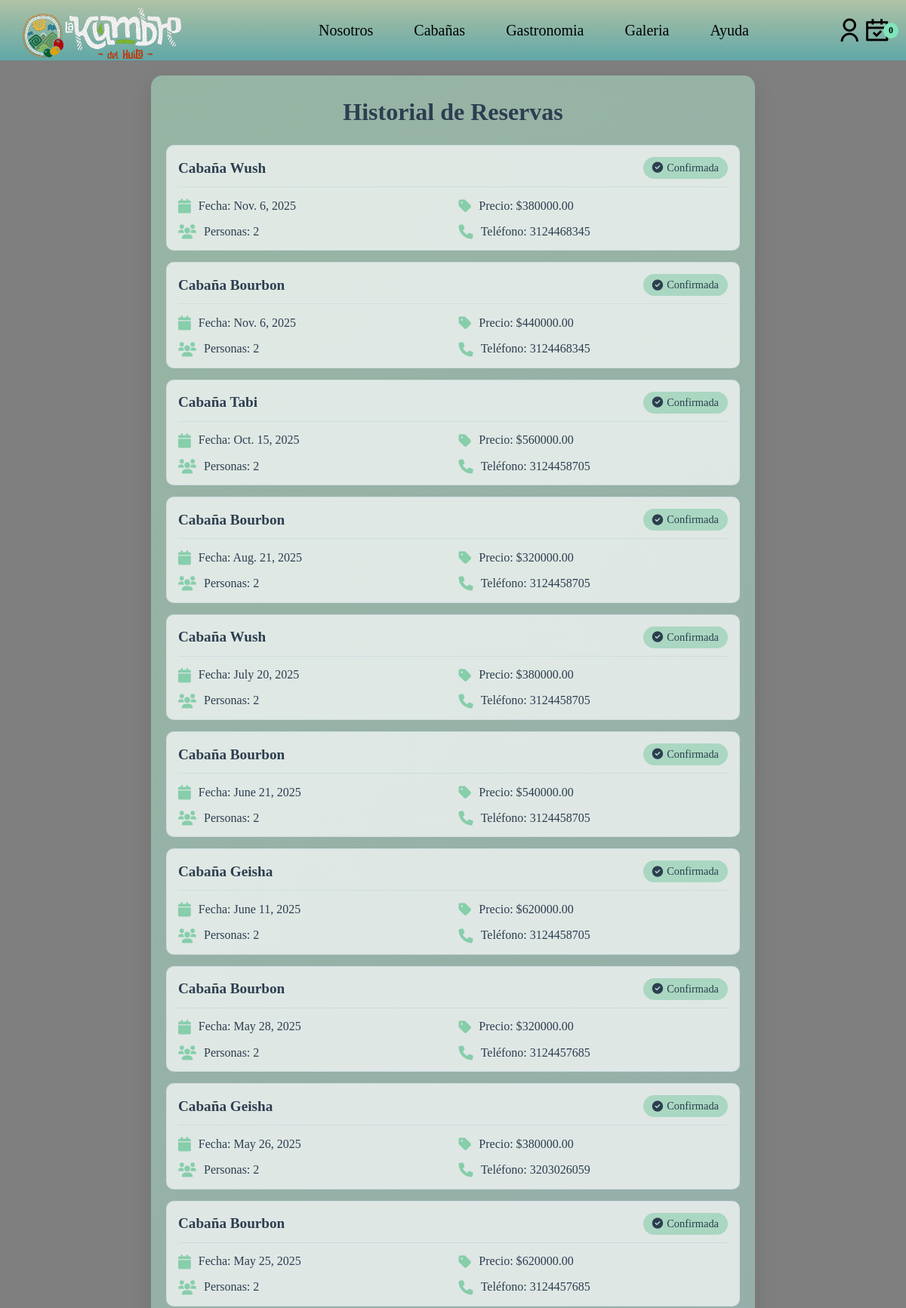
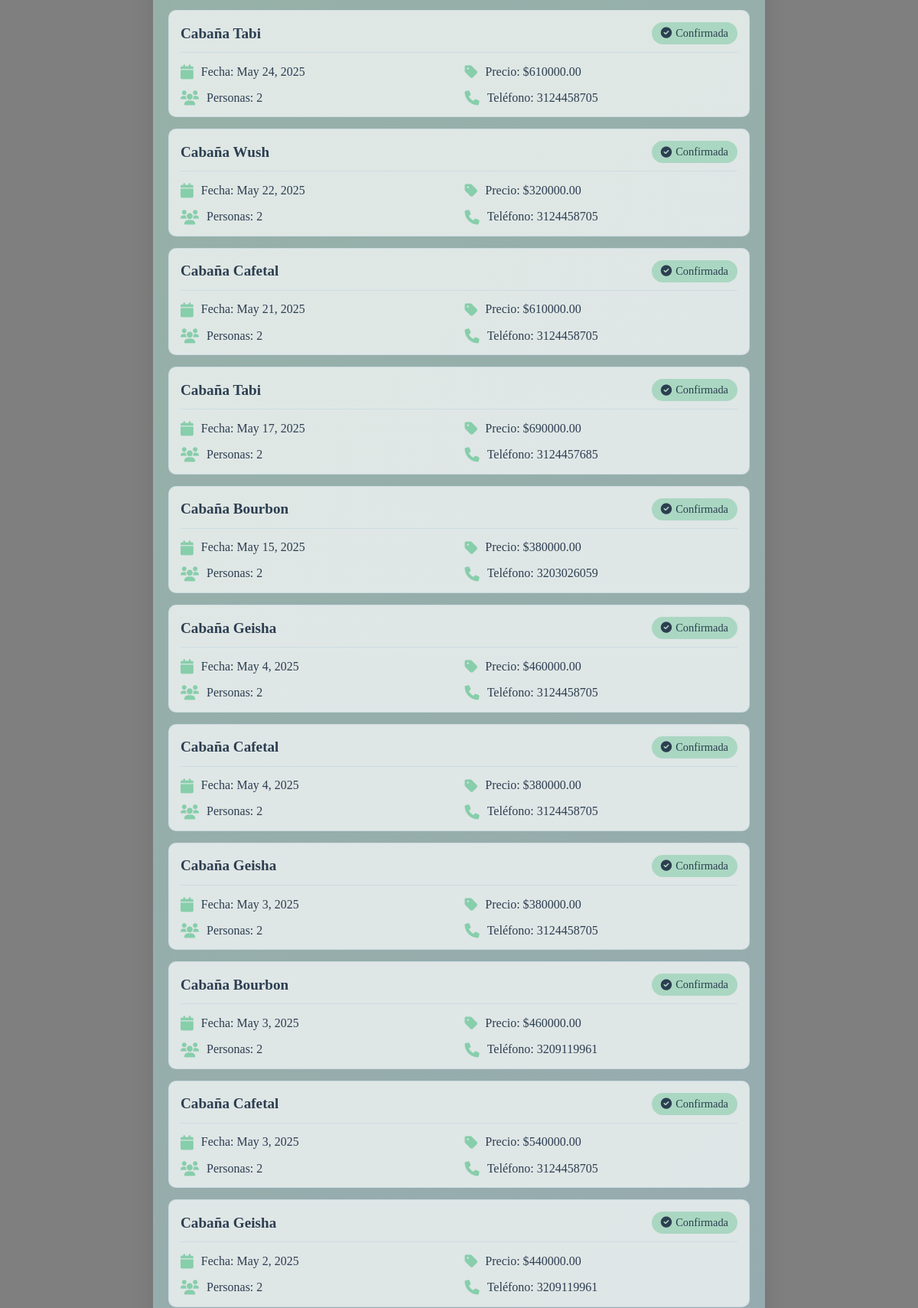
Page /historial/ (signed in, upper part) on the committed database (2 pictures, top to bottom).
### kumbre/models.py (models this page shows, shortened)
class Reserva(models.Model):
    usuario = models.ForeignKey(User, on_delete=models.CASCADE)
    cabana = models.CharField(max_length=100)  # Nombre de la cabaña
    fecha = models.DateField()
    precio = models.DecimalField(max_digits=10, decimal_places=2, default=0.0) # Precio de la cabaña
    telefono = models.CharField(max_length=15)  # Teléfono del usuario
    numero_personas = models.PositiveIntegerField()  # Número de personas en la reserva
    personas_adicionales = models.PositiveIntegerField(default=0)  # Número de personas adicionales
    precio_personas_adicionales = models.DecimalField(max_digits=10, decimal_places=2, default=0.0)  # Precio por personas adicionales
    estado = models.CharField(max_length=50, choices=[('Pendiente', 'Pendiente'), ('Aprobada', 'Aprobada')])
    confirmada = models.BooleanField(default=False)
    class Meta:
        unique_together = ('cabana', 'fecha')

### kumbre/views.py (the view)
# urls.py: path('historial/', views.historial, name='historial'),
@login_required
def historial(request):
    reservas = Reserva.objects.filter(usuario=request.user).order_by('-fecha')
    compras = Compra.objects.filter(usuario=request.user).order_by('-fecha_creacion')
    return render(request, 'historial.html', {
        'reservas': reservas,
        'compras': compras
    })

### kumbre/context_processors.py (called while the page is built)
def cart_count(request):
    if request.user.is_authenticated:
        count = Reserva.objects.filter(usuario=request.user, confirmada=False).count()
    else:
        count = 0
    return {'cart_count': count}

### kumbre/templates/historial.html (shortened to what this page needs)
{% extends 'base.html' %}
{% load static %}
{% block content %}
<link rel="stylesheet" href="{% static 'styles/historial.css' %}">
<link rel="stylesheet" href="https://cdnjs.cloudflare.com/ajax/libs/font-awesome/6.0.0-beta3/css/all.min.css">
    <div id="reservas" class="tab-content active">
        <div class="container reservas-container">
            <div class="reservas-section">
                <h1>Historial de Reservas</h1>
                {% if reservas %}
                    <div class="reservas-historial">
                        {% for reserva in reservas %}
                            <div class="reserva-item">
                                <div class="reserva-header">
                                    <span class="reserva-cabana">{{ reserva.cabana }}</span>
                                    <span class="reserva-estado {% if reserva.confirmada %}confirmada{% else %}pendiente{% endif %}">
                                        {% if reserva.confirmada %}
                                            <i class="fas fa-check-circle"></i> Confirmada
                                        {% else %}
                                            <i class="fas fa-clock"></i> Pendiente
                                        {% endif %}
                                    </span>
                                </div>
                                <div class="reserva-detalles">
                                    <div class="reserva-dato">
                                        <i class="fas fa-calendar"></i> Fecha: {{ reserva.fecha }}
                                    </div>
                                    <div class="reserva-dato">
                                        <i class="fas fa-tag"></i> Precio: ${{ reserva.precio }}
                                    </div>
                                    <div class="reserva-dato">
                                        <i class="fas fa-users"></i> Personas: {{ reserva.numero_personas }}
                                    </div>
                                    <div class="reserva-dato">
                                        <i class="fas fa-phone"></i> Teléfono: {{ reserva.telefono }}
                                    </div>
                                </div>
                            </div>
                        {% endfor %}
                    </div>
                {% else %}
                    <div class="no-reservas">
                        <p>No tienes reservas actualmente.</p>
                        <a href="{% url 'cabanas' %}" class="boton1">Hacer una reserva</a>
                    </div>
                {% endif %}
            </div>
        </div>
    </div>
{% endblock %}

### kumbre/static/styles/style.css (style rules this page uses)
* { box-sizing: border-box; margin: 0; padding: 0; text-decoration: none; list-style: none; -webkit-tap-highlight-color: transparent; }
body::before { content: ""; background-image: url('/static/img/dji_fly_20230711_174052_291_1689395541244_photo.webp'); background-size: cover; background-position: center; background-repeat: no-repeat; position: fixed; top: 0; left: 0; width: 100%; height: 100%; z-index: -2; }
body::after { content: ""; background-color: rgba(0, 0, 0, 0.5); position: fixed; top: 0; left: 0; width: 100%; height: 100%; z-index: -1; }
.container { display: flex; flex-direction: row; height: 300px; width: 100%; }
body { padding-bottom: 0px; }

### kumbre/static/styles/historial.css (style rules this page uses)
:root { --pastel-green: #87CEAB; --pastel-blue: #A4C2D6; --pastel-green-light: #C5E1A5; --pastel-blue-light: #B3E5FC; --background-dark: #F0F4F8; --text-color: #2C3E50; }
* { margin: 0; padding: 0; box-sizing: border-box; }
.tab-content { display: none; }
.tab-content.active { display: block; }
.reservas-container { margin: auto; width: 70%; height: auto; display: flex; justify-content: center; padding: 20px 15px; }
.reservas-section { width: 100%; max-width: 800px; background: linear-gradient(135deg, rgba(166, 216, 187, 0.6), rgba(164, 194, 214, 0.6)); border-radius: 15px; box-shadow: 0 10px 30px rgba(0, 0, 0, 0.1); padding: 30px 20px; backdrop-filter: blur(10px); }
h1 { color: var(--text-color); text-align: center; margin-bottom: 25px; font-size: clamp(1.5rem, 5vw, 2rem); }
.reservas-historial { display: flex; flex-direction: column; gap: 15px; }
.reserva-item { background-color: rgba(255, 255, 255, 0.7); border-radius: 10px; padding: 15px; transition: all 0.3s ease; border: 1px solid rgba(164, 194, 214, 0.3); }
.reserva-header { display: flex; justify-content: space-between; align-items: center; margin-bottom: 15px; padding-bottom: 10px; border-bottom: 1px solid rgba(164, 194, 214, 0.3); flex-wrap: wrap; gap: 10px; }
.reserva-cabana { font-weight: bold; color: var(--text-color); font-size: clamp(1rem, 3vw, 1.2rem); }
.reserva-estado { padding: 6px 12px; border-radius: 20px; font-size: 0.9rem; display: flex; align-items: center; gap: 5px; white-space: nowrap; }
.reserva-estado.confirmada { background-color: rgba(135, 206, 171, 0.6); color: var(--text-color); }
.reserva-detalles { display: grid; grid-template-columns: repeat(auto-fill, minmax(250px, 1fr)); gap: 15px; }
.reserva-dato { display: flex; align-items: center; gap: 10px; color: var(--text-color); font-size: clamp(0.9rem, 2.5vw, 1rem); }
.reserva-dato i { color: var(--pastel-green); font-size: 1.2rem; flex-shrink: 0; }

### rows in the picture
Reserva: cabana "Cabaña Wush", confirmada True (drawn), fecha "Nov. 6, 2025", precio "380000.00", numero_personas "2", telefono "3124468345"
Reserva: cabana "Cabaña Bourbon", confirmada True (drawn), fecha "Nov. 6, 2025", precio "440000.00", numero_personas "2", telefono "3124468345"
Reserva: cabana "Cabaña Tabi", confirmada True (drawn), fecha "Oct. 15, 2025", precio "560000.00", numero_personas "2", telefono "3124458705"
Reserva: cabana "Cabaña Bourbon", confirmada True (drawn), fecha "Aug. 21, 2025", precio "320000.00", numero_personas "2", telefono "3124458705"
Reserva: cabana "Cabaña Wush", confirmada True (drawn), fecha "July 20, 2025", precio "380000.00", numero_personas "2", telefono "3124458705"
Reserva: cabana "Cabaña Bourbon", confirmada True (drawn), fecha "June 21, 2025", precio "540000.00", numero_personas "2", telefono "3124458705"
Reserva: cabana "Cabaña Geisha", confirmada True (drawn), fecha "June 11, 2025", precio "620000.00", numero_personas "2", telefono "3124458705"
Reserva: cabana "Cabaña Bourbon", confirmada True (drawn), fecha "May 28, 2025", precio "320000.00", numero_personas "2", telefono "3124457685"
Reserva: cabana "Cabaña Geisha", confirmada True (drawn), fecha "May 26, 2025", precio "380000.00", numero_personas "2", telefono "3203026059"
Reserva: cabana "Cabaña Bourbon", confirmada True (drawn), fecha "May 25, 2025", precio "620000.00", numero_personas "2", telefono "3124457685"
Reserva: cabana "Cabaña Tabi", confirmada True (drawn), fecha "May 24, 2025", precio "610000.00", numero_personas "2", telefono "3124458705"
Reserva: cabana "Cabaña Wush", confirmada True (drawn), fecha "May 22, 2025", precio "320000.00", numero_personas "2", telefono "3124458705"
Reserva: cabana "Cabaña Cafetal", confirmada True (drawn), fecha "May 21, 2025", precio "610000.00", numero_personas "2", telefono "3124458705"
Reserva: cabana "Cabaña Tabi", confirmada True (drawn), fecha "May 17, 2025", precio "690000.00", numero_personas "2", telefono "3124457685"
Reserva: cabana "Cabaña Bourbon", confirmada True (drawn), fecha "May 15, 2025", precio "380000.00", numero_personas "2", telefono "3203026059"
Reserva: cabana "Cabaña Geisha", confirmada True (drawn), fecha "May 4, 2025", precio "460000.00", numero_personas "2", telefono "3124458705"
Reserva: cabana "Cabaña Cafetal", confirmada True (drawn), fecha "May 4, 2025", precio "380000.00", numero_personas "2", telefono "3124458705"
Reserva: cabana "Cabaña Geisha", confirmada True (drawn), fecha "May 3, 2025", precio "380000.00", numero_personas "2", telefono "3124458705"
Reserva: cabana "Cabaña Bourbon", confirmada True (drawn), fecha "May 3, 2025", precio "460000.00", numero_personas "2", telefono "3209119961"
Reserva: cabana "Cabaña Cafetal", confirmada True (drawn), fecha "May 3, 2025", precio "540000.00", numero_personas "2", telefono "3124458705"
Reserva: cabana "Cabaña Geisha", confirmada True (drawn), fecha "May 2, 2025", precio "440000.00", numero_personas "2", telefono "3209119961"

### other values in the picture
{{ cart_count }} "0"
